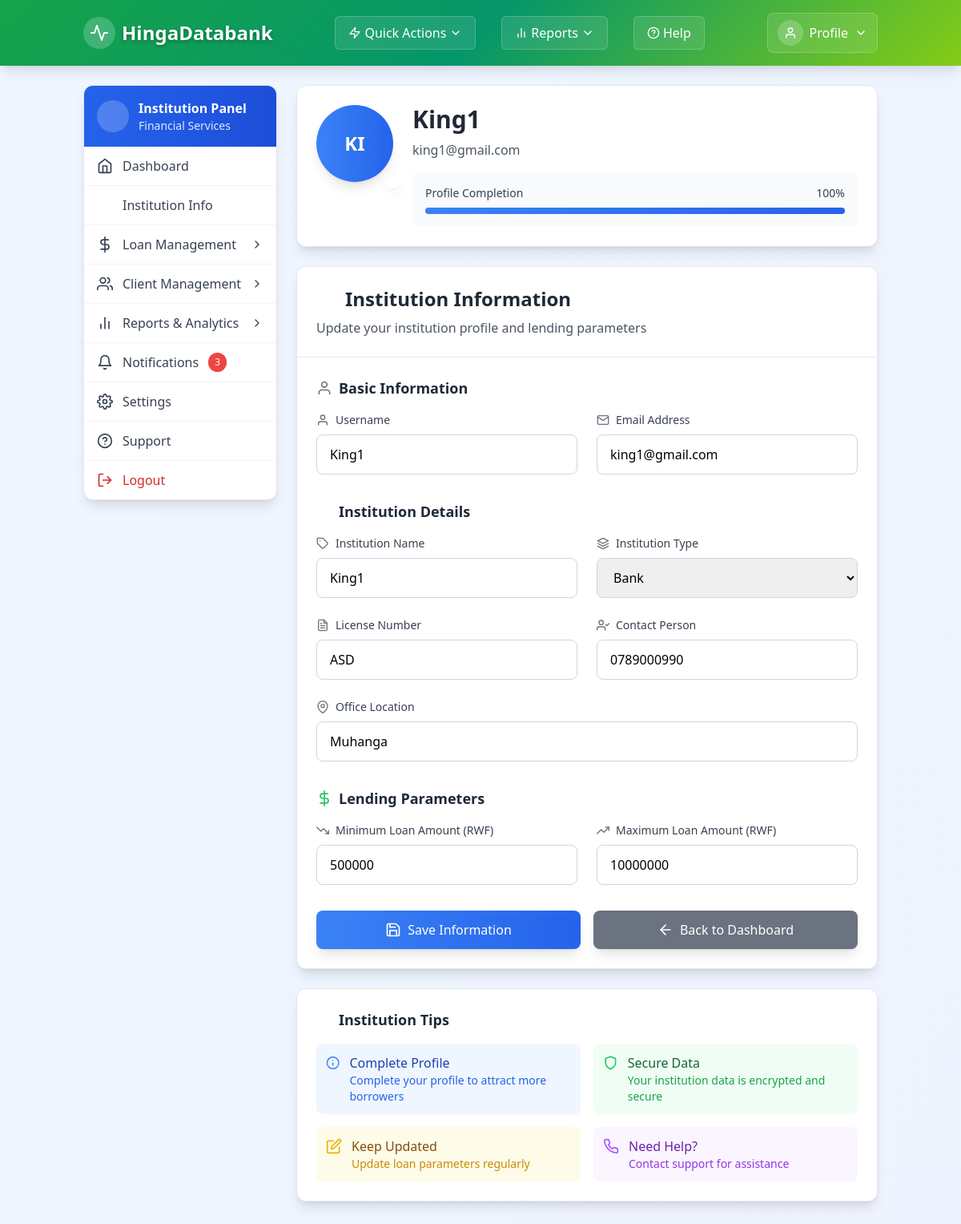
The page /institution/update_info.php (signed in) on the database its author committed.
### tables this page shows
CREATE TABLE `financial_institutions` (
  `id` int(11) NOT NULL,
  `user_id` int(11) DEFAULT NULL,
  `institution_name` varchar(200) DEFAULT NULL,
  `institution_type` enum('bank','microfinance','cooperative','other') DEFAULT NULL,
  `license_number` varchar(100) DEFAULT NULL,
  `contact_person` varchar(150) DEFAULT NULL,
  `office_location` varchar(200) DEFAULT NULL,
  `min_loan_amount` float DEFAULT NULL,
  `max_loan_amount` float DEFAULT NULL
);

CREATE TABLE `users` (
  `id` int(11) NOT NULL,
  `username` varchar(100) DEFAULT NULL,
  `email` varchar(100) DEFAULT NULL,
  `password` varchar(255) DEFAULT NULL,
  `role` enum('farmer','institution','admin') DEFAULT 'farmer'
);

### institution/update_info.php (the view, shortened to what the rows shown need)
<?php
require_once '../includes/header.php';
$db = (new Database())->getConnection();
$user_id = $_SESSION['user_id'];
$stmt = $db->prepare("
    SELECT u.username, u.email, fi.institution_name, fi.institution_type,
           fi.license_number, fi.contact_person, fi.office_location,
           fi.min_loan_amount, fi.max_loan_amount
    FROM users u
    LEFT JOIN financial_institutions fi ON u.id = fi.user_id
    WHERE u.id = ?
");
$stmt->execute([$user_id]);
$institution_data = $stmt->fetch(PDO::FETCH_ASSOC);
?>
<div class="min-h-screen bg-gradient-to-br from-blue-50 to-indigo-50">
    <div class="container mx-auto px-4 py-6">
        <div class="flex flex-wrap lg:flex-nowrap gap-6">
            <div class="w-full lg:w-3/4">
                <div class="bg-white rounded-xl shadow-lg p-6 mb-6 border border-gray-200">
                    <div class="flex flex-col md:flex-row items-center md:items-start space-y-4 md:space-y-0 md:space-x-6">
                        <div class="relative">
                            <div class="w-24 h-24 rounded-full bg-gradient-to-r from-blue-500 to-blue-600 flex items-center justify-center text-white text-2xl font-bold shadow-lg">
                                <?= strtoupper(substr($institution_data['institution_name'] ?? $institution_data['username'], 0, 2)) ?>
                            </div>
                            <div class="absolute -bottom-2 -right-2 bg-white rounded-full p-2 shadow-lg">
                            </div>
                        </div>
                        <div class="flex-1 text-center md:text-left">
                            <h1 class="text-3xl font-bold text-gray-800 mb-2"><?= htmlspecialchars($institution_data['institution_name'] ?? $institution_data['username']) ?></h1>
                            <p class="text-gray-600 mb-4"><?= htmlspecialchars($institution_data['email']) ?></p>
                            <div class="bg-gray-50 rounded-lg p-4">
                                <div class="flex items-center justify-between mb-2">
                                </div>
                                <div class="w-full bg-gray-200 rounded-full h-2">
                                </div>
                            </div>
                        </div>
                    </div>
                </div>
                <div class="bg-white rounded-xl shadow-lg border border-gray-200">
                    <div class="p-6 border-b border-gray-200">
                        <h2 class="text-2xl font-bold text-gray-800 flex items-center">
                            <i data-feather="building" class="w-6 h-6 mr-3 text-blue-500"></i>
                            Institution Information
                        </h2>
                    </div>
                    <form method="POST" class="p-6">
                        <div class="mb-8">
                            <div class="grid grid-cols-1 md:grid-cols-2 gap-6">
                                <div class="space-y-2">
                                    <label class="block text-sm font-medium text-gray-700 flex items-center">
                                        <i data-feather="user" class="w-4 h-4 mr-2 text-gray-500"></i>
                                        Username
                                    </label>
                                    <input type="text" name="username"
                                           class="w-full px-4 py-3 border border-gray-300 rounded-lg focus:outline-none focus:ring-2 focus:ring-blue-500 focus:border-transparent transition-all duration-200"
                                           placeholder="Enter username"
                                           value="<?= htmlspecialchars($institution_data['username'] ?? '') ?>"
                                           required>
                                </div>
                                <div class="space-y-2">
                                    <label class="block text-sm font-medium text-gray-700 flex items-center">
                                        <i data-feather="mail" class="w-4 h-4 mr-2 text-gray-500"></i>
                                        Email Address
                                    </label>
                                    <input type="email" name="email"
                                           class="w-full px-4 py-3 border border-gray-300 rounded-lg focus:outline-none focus:ring-2 focus:ring-blue-500 focus:border-transparent transition-all duration-200"
                                           placeholder="Enter email address"
                                           value="<?= htmlspecialchars($institution_data['email'] ?? '') ?>"
                                           required>
                                </div>
                            </div>
                        </div>
                        <div class="mb-8">
                            <div class="grid grid-cols-1 md:grid-cols-2 gap-6">
                                <div class="space-y-2">
                                    <label class="block text-sm font-medium text-gray-700 flex items-center">
                                        <i data-feather="tag" class="w-4 h-4 mr-2 text-gray-500"></i>
                                        Institution Name
                                    </label>
                                    <input type="text" name="institution_name"
                                           class="w-full px-4 py-3 border border-gray-300 rounded-lg focus:outline-none focus:ring-2 focus:ring-blue-500 focus:border-transparent transition-all duration-200"
                                           placeholder="Enter institution name"
                                           value="<?= htmlspecialchars($institution_data['institution_name'] ?? '') ?>"
                                           required>
                                </div>
                                <div class="space-y-2">
                                    <label class="block text-sm font-medium text-gray-700 flex items-center">
                                        <i data-feather="layers" class="w-4 h-4 mr-2 text-gray-500"></i>
                                        Institution Type
                                    </label>
                                    <select name="institution_type"
                                            class="w-full px-4 py-3 border border-gray-300 rounded-lg focus:outline-none focus:ring-2 focus:ring-blue-500 focus:border-transparent transition-all duration-200"
                                            required>
                                        <option value="bank" <?= ($institution_data['institution_type'] ?? '') === 'bank' ? 'selected' : '' ?>>Bank</option>
                                    </select>
                                </div>
                                <div class="space-y-2">
                                    <label class="block text-sm font-medium text-gray-700 flex items-center">
                                        <i data-feather="file-text" class="w-4 h-4 mr-2 text-gray-500"></i>
                                        License Number
                                    </label>
                                    <input type="text" name="license_number"
                                           class="w-full px-4 py-3 border border-gray-300 rounded-lg focus:outline-none focus:ring-2 focus:ring-blue-500 focus:border-transparent transition-all duration-200"
                                           placeholder="Enter license number"
                                           value="<?= htmlspecialchars($institution_data['license_number'] ?? '') ?>"
                                           required>
                                </div>
                                <div class="space-y-2">
                                    <label class="block text-sm font-medium text-gray-700 flex items-center">
                                        <i data-feather="user-check" class="w-4 h-4 mr-2 text-gray-500"></i>
                                        Contact Person
                                    </label>
                                    <input type="text" name="contact_person"
                                           class="w-full px-4 py-3 border border-gray-300 rounded-lg focus:outline-none focus:ring-2 focus:ring-blue-500 focus:border-transparent transition-all duration-200"
                                           placeholder="Enter contact person name"
                                           value="<?= htmlspecialchars($institution_data['contact_person'] ?? '') ?>"
                                           required>
                                </div>
                                <div class="space-y-2 md:col-span-2">
                                    <label class="block text-sm font-medium text-gray-700 flex items-center">
                                        <i data-feather="map-pin" class="w-4 h-4 mr-2 text-gray-500"></i>
                                        Office Location
                                    </label>
                                    <input type="text" name="office_location"
                                           class="w-full px-4 py-3 border border-gray-300 rounded-lg focus:outline-none focus:ring-2 focus:ring-blue-500 focus:border-transparent transition-all duration-200"
                                           placeholder="Enter office location"
                                           value="<?= htmlspecialchars($institution_data['office_location'] ?? '') ?>"
                                           required>
                                </div>
                            </div>
                        </div>
                        <div class="mb-8">
                            <div class="grid grid-cols-1 md:grid-cols-2 gap-6">
                                <div class="space-y-2">
                                    <label class="block text-sm font-medium text-gray-700 flex items-center">
                                        <i data-feather="trending-down" class="w-4 h-4 mr-2 text-gray-500"></i>
                                        Minimum Loan Amount (RWF)
                                    </label>
                                    <input type="number" name="min_loan_amount"
                                           class="w-full px-4 py-3 border border-gray-300 rounded-lg focus:outline-none focus:ring-2 focus:ring-blue-500 focus:border-transparent transition-all duration-200"
                                           placeholder="Enter minimum loan amount"
                                           value="<?= htmlspecialchars($institution_data['min_loan_amount'] ?? '') ?>"
                                           step="1000" min="0"
                                           required>
                                </div>
                                <div class="space-y-2">
                                    <label class="block text-sm font-medium text-gray-700 flex items-center">
                                        <i data-feather="trending-up" class="w-4 h-4 mr-2 text-gray-500"></i>
                                        Maximum Loan Amount (RWF)
                                    </label>
                                    <input type="number" name="max_loan_amount"
                                           class="w-full px-4 py-3 border border-gray-300 rounded-lg focus:outline-none focus:ring-2 focus:ring-blue-500 focus:border-transparent transition-all duration-200"
                                           placeholder="Enter maximum loan amount"
                                           value="<?= htmlspecialchars($institution_data['max_loan_amount'] ?? '') ?>"
                                           step="1000" min="0"
                                           required>
                                </div>
                            </div>
                        </div>
                    </form>
                </div>
            </div>
        </div>
    </div>
</div>
<?php require_once '../includes/footer.php'; ?>

### rows shown on the page
financial_institutions: institution_name "KI", institution_name "King1", user.email "king1@gmail.com", username "King1", email "king1@gmail.com", institution_type "Bank", license_number "ASD", contact_person "0789000990", office_location "Muhanga", min_loan_amount "500000", max_loan_amount "10000000"

### other values the page prints
$completion_percentage "100"
